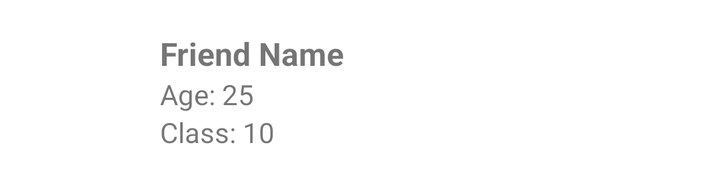
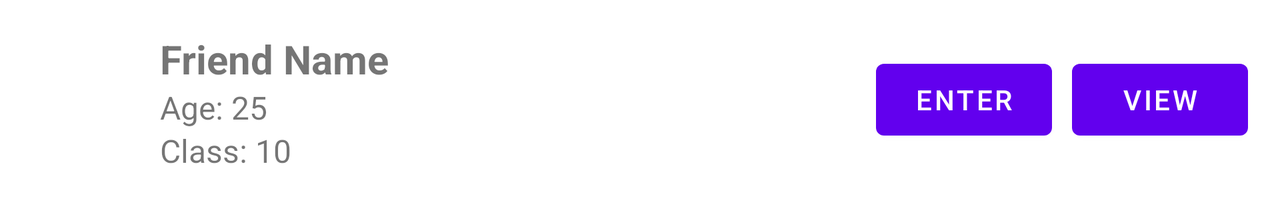

An Android layout and its configuration variant, each rendered on a device that would load it. The default file and the variant file are quoted in full after the pictures.
<!-- AndroidManifest.xml: application theme Theme.MadrassaApplication -->
<!-- res/layout/student_single_item.xml -->
<?xml version="1.0" encoding="utf-8"?>
<androidx.constraintlayout.widget.ConstraintLayout xmlns:android="http://schemas.android.com/apk/res/android"
    xmlns:app="http://schemas.android.com/apk/res-auto"
    xmlns:tools="http://schemas.android.com/tools"
    android:layout_width="match_parent"
    android:layout_height="wrap_content"
    tools:context=".EnterNewStudentActivity">

<LinearLayout
    android:layout_width="match_parent"
    android:layout_height="wrap_content"
    android:orientation="horizontal"
    android:padding="16dp">

    <ImageView
        android:id="@+id/imageViewFriendPicture"
        android:layout_width="48dp"
        android:layout_height="48dp"
        android:src="@drawable/baseline_person_24" /> 

    <LinearLayout
        android:layout_width="0dp"
        android:layout_height="wrap_content"
        android:layout_weight="1"
        android:orientation="vertical"
        android:layout_marginStart="16dp">

        <TextView
            android:id="@+id/textViewFriendName"
            android:layout_width="match_parent"
            android:layout_height="wrap_content"
            android:text="Friend Name"
            android:textSize="16sp"
            android:textStyle="bold" />

        <TextView
            android:id="@+id/textViewAge"
            android:layout_width="match_parent"
            android:layout_height="wrap_content"
            android:textSize="14sp"
            android:text="Age: 25" />

        <TextView
            android:id="@+id/textViewClass"
            android:layout_width="match_parent"
            android:layout_height="wrap_content"
            android:textSize="14sp"
            android:text="Class: 10" />
    </LinearLayout>

</LinearLayout>

</androidx.constraintlayout.widget.ConstraintLayout>
<!-- resources referenced by this layout -->
<resources>
  <style name="Theme.MadrassaApplication" parent="Theme.MaterialComponents.DayNight.DarkActionBar">
          
          <item name="colorPrimary">@color/purple_500</item>
          <item name="colorPrimaryVariant">@color/purple_700</item>
          <item name="colorOnPrimary">@color/white</item>
          
          <item name="colorSecondary">@color/teal_200</item>
          <item name="colorSecondaryVariant">@color/teal_700</item>
          <item name="colorOnSecondary">@color/black</item>
          
          <item name="android:statusBarColor">?attr/colorPrimaryVariant</item>
          
      </style>
</resources>
<!-- res/layout-land/student_single_item.xml (the repository's variant of the layout above) -->
<!-- drawn on the phone turned sideways -->
<?xml version="1.0" encoding="utf-8"?>
<androidx.constraintlayout.widget.ConstraintLayout xmlns:android="http://schemas.android.com/apk/res/android"
    xmlns:app="http://schemas.android.com/apk/res-auto"
    xmlns:tools="http://schemas.android.com/tools"
    android:layout_width="match_parent"
    android:layout_height="wrap_content"
    tools:context=".EnterNewStudentActivity">

    <LinearLayout
        android:layout_width="match_parent"
        android:layout_height="wrap_content"
        android:orientation="horizontal"
        android:padding="16dp">

        

        <ImageView
            android:id="@+id/imageViewFriendPicture"
            android:layout_width="48dp"
            android:layout_height="48dp"
            android:src="@drawable/baseline_person_24" />

        <LinearLayout
            android:layout_width="0dp"
            android:layout_height="wrap_content"
            android:layout_marginStart="16dp"
            android:layout_weight="1"
            android:orientation="vertical">

            <TextView
                android:id="@+id/textViewFriendName"
                android:layout_width="match_parent"
                android:layout_height="wrap_content"
                android:text="Friend Name"
                android:textSize="20sp"
                android:textStyle="bold" />

            <TextView
                android:id="@+id/textViewAge"
                android:layout_width="match_parent"
                android:layout_height="wrap_content"
                android:text="Age: 25"
                android:textSize="16sp" />

            <TextView
                android:id="@+id/textViewClass"
                android:layout_width="match_parent"
                android:layout_height="wrap_content"
                android:text="Class: 10"
                android:textSize="16sp" />


        </LinearLayout>
        <LinearLayout
            android:layout_width="wrap_content"
            android:layout_height="wrap_content"
            android:layout_marginTop="10sp"
            android:orientation="horizontal">

            <Button
                android:id="@+id/EnterStudentRecordBtn"
                android:layout_width="wrap_content"
                android:layout_height="wrap_content"
                android:layout_weight="1"
                android:text="Enter" />

            <Button
                android:id="@+id/ViewStudentRecordBtn"
                android:layout_width="wrap_content"
                android:layout_height="wrap_content"
                android:layout_marginLeft="10sp"
                android:layout_weight="1"
                android:text="View" />
        </LinearLayout>

    </LinearLayout>

</androidx.constraintlayout.widget.ConstraintLayout>
